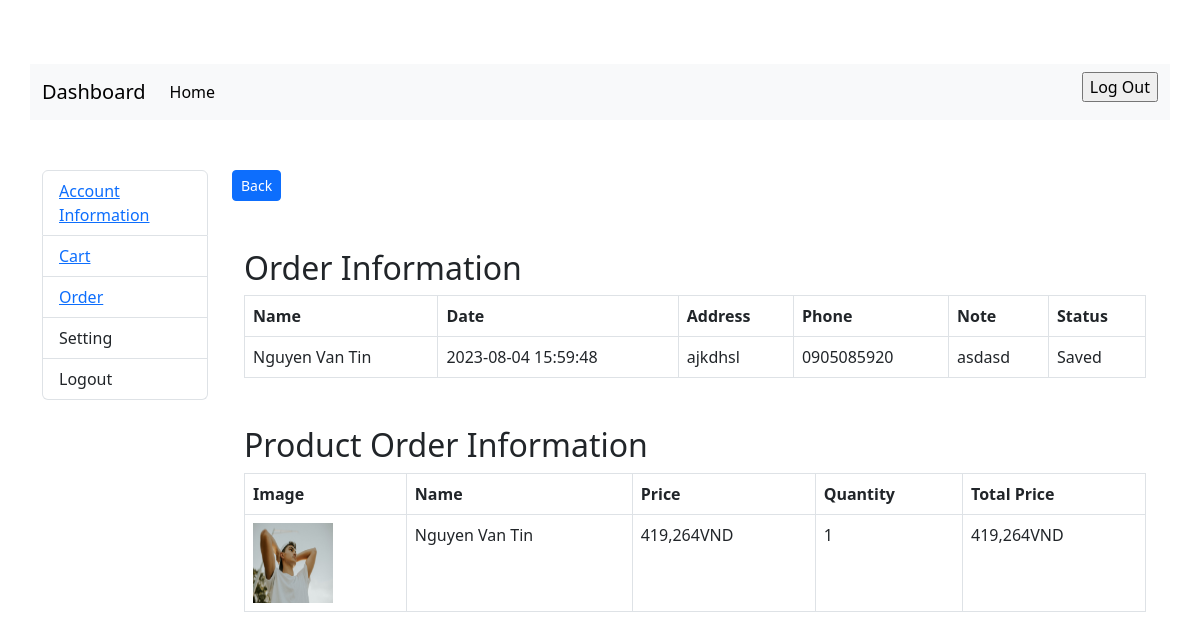
Screenshot of /pages/user/user-dashboard.php?p=order-detail&id=34 (signed in) with the database file from the repository.
### tables this page shows
CREATE TABLE `orders` (
  `order_id` int NOT NULL AUTO_INCREMENT,
  `created_at` datetime DEFAULT CURRENT_TIMESTAMP,
  `status` int NOT NULL DEFAULT '1',
  `name` varchar(100) NOT NULL,
  `address` text NOT NULL,
  `phone` char(10) NOT NULL,
  `user_id` int NOT NULL,
  `product_id` int NOT NULL,
  `quantity` int NOT NULL,
  `total_price` decimal(13,0) NOT NULL,
  `note` text,
  PRIMARY KEY (`order_id`),
  KEY `fk_orders_users` (`user_id`),
  KEY `fk_orders_products` (`product_id`),
  CONSTRAINT `fk_orders_products` FOREIGN KEY (`product_id`) REFERENCES `products` (`product_id`) ON DELETE CASCADE ON UPDATE CASCADE,
  CONSTRAINT `fk_orders_users` FOREIGN KEY (`user_id`) REFERENCES `users` (`user_id`) ON DELETE CASCADE ON UPDATE CASCADE
);

CREATE TABLE `products` (
  `product_id` int NOT NULL AUTO_INCREMENT,
  `cat_id` int DEFAULT NULL,
  `product_code` varchar(10) NOT NULL,
  `product_name` varchar(80) NOT NULL,
  `price` decimal(12,0) NOT NULL,
  `description` text NOT NULL,
  `image` varchar(255) NOT NULL,
  `short_description` text NOT NULL,
  `brand` varchar(50) NOT NULL,
  `color` varchar(20) NOT NULL DEFAULT 'red',
  `size` varchar(2) NOT NULL DEFAULT 'L',
  PRIMARY KEY (`product_id`),
  KEY `cat_id` (`cat_id`),
  CONSTRAINT `cat_id` FOREIGN KEY (`cat_id`) REFERENCES `cat_product` (`cat_id`)
);

### controller/database/function.php (called while the page is built, shortened)
<?
function orderStatus($status)
{
    if ($status == 1) {
        $status = "Unconfimred";
    } elseif ($status == 2) {
        $status = "Processing";
    } elseif ($status == 3) {
        $status = "Delivery";
    } elseif ($status == 4) {
        $status = "Successful delivery";
    } elseif ($status == 5) {
        $status = "Successful";
    } elseif ($status == 6) {
        $status = "Saved";
    } elseif ($status == 0) {
        $status = "Cancelled";
    }
    return $status;
}

### pages/user/order-detail.php (the view, shortened to what this page needs)
<?php
$order_id = (int)$_GET['id'];
if (isset($order_id)) {
    $sql = "SELECT orders.*, products.product_name, products.price, products.image
    FROM orders
    JOIN products
    ON orders.product_id = products.product_id
    WHERE orders.order_id = '$order_id'";
    $result = mysqli_query($mysqli, $sql);
    $row = mysqli_fetch_assoc($result);
}
?>
<!DOCTYPE html>
<html lang="en">
<head>
    <link href="https://cdn.jsdelivr.net/npm/bootstrap@5.3.0/dist/css/bootstrap.min.css" rel="stylesheet">
</head>
<body>
    <a class="btn btn-sm btn-primary" href='javascript: history.go(-1)'>Back</a>
    <div class="container mt-5">
        <h2>Order Information</h2>
        <table class="table table-bordered">
            <thead>
                <tr>
                    <th>Name</th>
                    <th>Date</th>
                    <th>Address</th>
                    <th>Phone</th>
                    <th>Note</th>
                    <th>Status</th>
                </tr>
            </thead>
            <tbody>
                <?php
                if (isset($row)) {
                    $status = orderStatus($row['status']);
                    echo "<tr>";
                    echo "<td>" . $row['name'] . "</td>";
                    echo "<td>" . $row['created_at'] . "</td>";
                    echo "<td>" . $row['address'] . "</td>";
                    echo "<td>" . $row['phone'] . "</td>";
                    echo "<td>" . $row['note'] . "</td>";
                    echo "<td>";
                    echo $status;
                    echo "</td>";
                    echo "</tr>";
                }
                ?>
            </tbody>
        </table>
    </div>
    <div class="container mt-5">
        <h2>Product Order Information</h2>
        <table class="table table-bordered">
            <thead>
                <tr>
                    <th>Image</th>
                    <th>Name</th>
                    <th>Price</th>
                    <th>Quantity</th>
                    <th>Total Price</th>
                </tr>
            </thead>
            <tbody>
                <?php
                if (isset($row)) {
                    echo "<tr>";
                    echo '<td><img src="../.' . $row['image'] . '" alt="Product Image" width="80" height="80"></td>';
                    echo "<td>" . $row['name'] . "</td>";
                    echo "<td>" . number_format($row['price'], 0, '.', ',') . "VND</td>";
                    echo "<td>" . $row['quantity'] . "</td>";
                    echo "<td>" . number_format($row['total_price'], 0, '.', ',') . "VND</td>";
                    echo "</tr>";
                }
                ?>
            </tbody>
        </table>
    </div>
</body>
</html>

### rows the page displays
orders: name "Nguyen Van Tin", created_at "2023-08-04 15:59:48", address "ajkdhsl", phone "0905085920", note "asdasd", status "Saved", product.image (picture), product.price "419,264", quantity "1", total_price "419,264"
